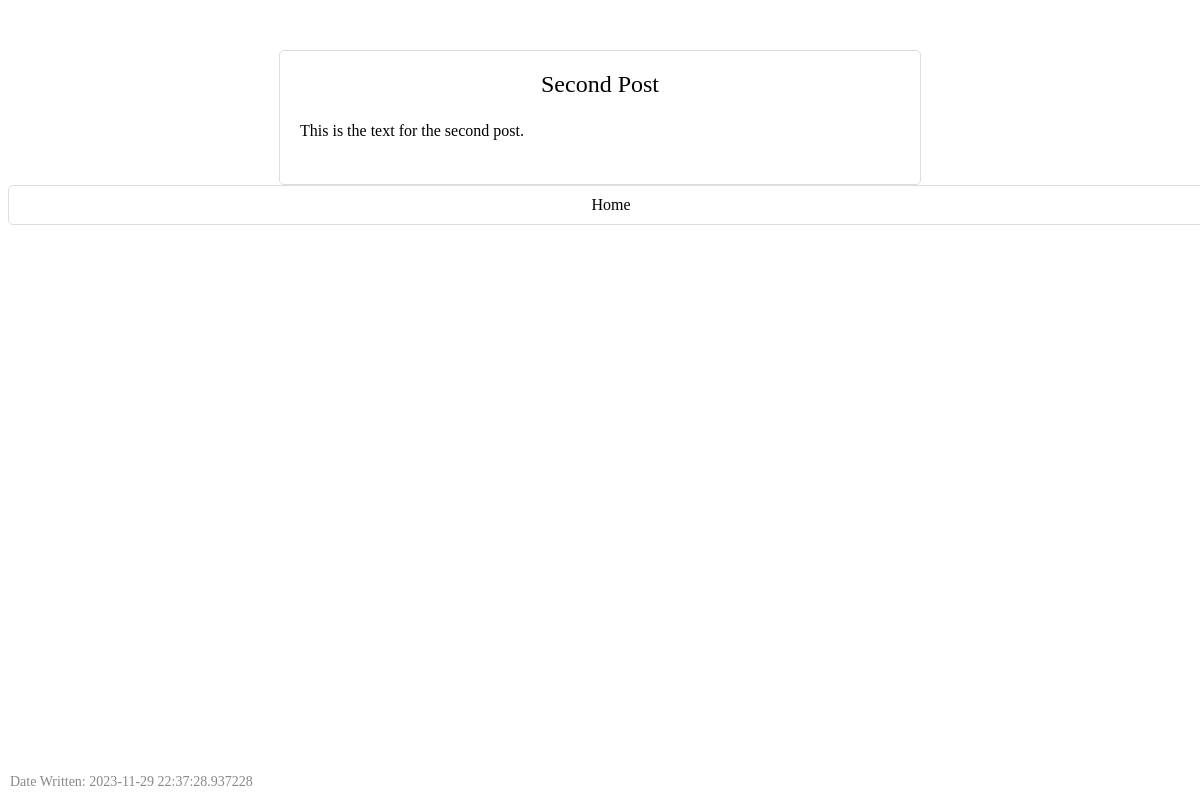
Page /Posts?id=2&title=Second+Post on the committed database.
### tables this page shows
CREATE TABLE posts (
             id INTEGER PRIMARY KEY,
             title TEXT NOT NULL,
             text TEXT NOT NULL,
             date TEXT NOT NULL
         );

### app.py (the view)
@app.route('/Posts', methods=['GET', 'POST'])
def all_posts():
    title = request.args.get('title')
    post_id = request.args.get('id')
    con = sqlite3.connect("Blog.db")
    curs = con.cursor()
    curs.execute("SELECT * FROM posts WHERE title=? AND id=?", (title, post_id))
    data = curs.fetchone()
    con.close()
    return render_template('Posts.html', data=data)

### app.py (called while the page is built)
@app.before_request
def before_request():
    limiter.key_func = lambda: request.remote_addr

### templates/Posts.html (shortened to what this page needs)
<!DOCTYPE html>
<html>
<head>
</head>
<body>
    <div class="post">
        <div class="title">{{ data[1] |safe }}</div>
        <div class="text">{{ data[2] | safe }}</div>
        <div class="date">Date Written: {{ data[3] }}</div>
    </div>
        <a class="back-btn" href="{{ url_for('home') }}">Home</a>
</body>
</html>

### templates/Posts.html (style rules this page uses)
.post { max-width: 600px; margin: auto; padding: 20px; border: 1px solid #ddd; border-radius: 5px; margin-top: 50px; }
.title { text-align: center; font-size: 24px; margin-bottom: 20px; }
.text { font-size: 16px; line-height: 1.6; margin-bottom: 20px; }
.date { position: absolute; bottom: 10px; left: 10px; font-size: 14px; color: #888; }
.back-btn { width: 100%; padding: 10px; border-radius: 5px; border: 1px solid #ddd; background-color: white; color: black; font-size: 16px; cursor: pointer; text-align: center; text-decoration: none; display: block; }

### rows in the picture
posts: title "Second Post", text "This is the text for the second post.", date "2023-11-29 22:37:28.937228"
